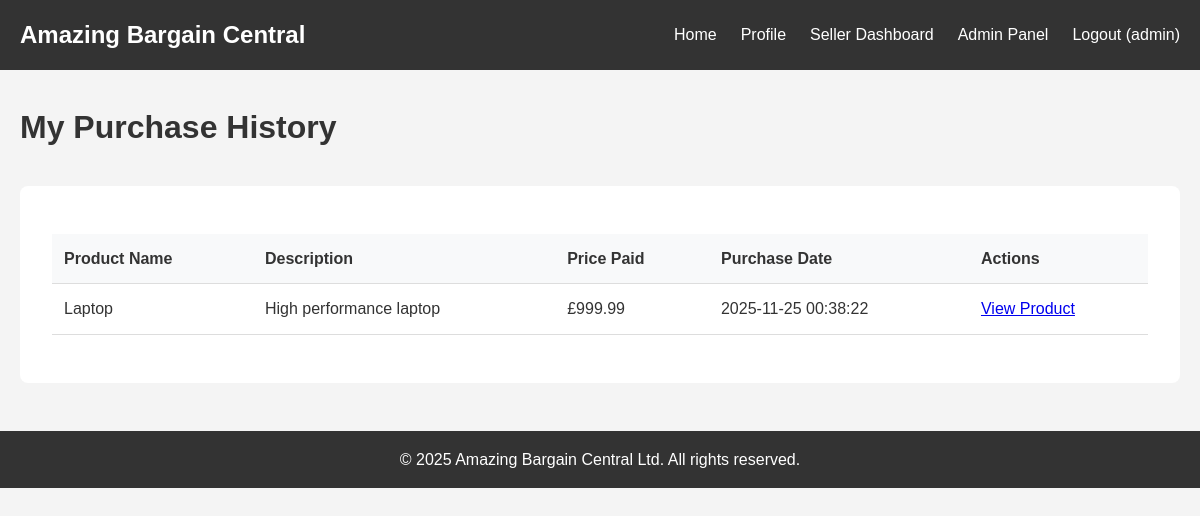
/my-purchases (signed in), run on the app's committed database.
### tables this page shows
CREATE TABLE transactions (
            id INTEGER PRIMARY KEY AUTOINCREMENT,
            product_id INTEGER NOT NULL,
            buyer_id INTEGER NOT NULL,
            seller_id INTEGER NOT NULL,
            price REAL NOT NULL,
            transaction_date TIMESTAMP DEFAULT CURRENT_TIMESTAMP,
            FOREIGN KEY (product_id) REFERENCES products (id),
            FOREIGN KEY (buyer_id) REFERENCES users (id),
            FOREIGN KEY (seller_id) REFERENCES users (id)
        );

CREATE TABLE products (
            id INTEGER PRIMARY KEY AUTOINCREMENT,
            name TEXT NOT NULL,
            description TEXT,
            price REAL NOT NULL,
            seller_id INTEGER,
            image_url TEXT,
            created_at TIMESTAMP DEFAULT CURRENT_TIMESTAMP,
            FOREIGN KEY (seller_id) REFERENCES users (id)
        );

### app.py (the view)
@app.route('/my-purchases')
@login_required
def my_purchases():
    conn = get_db_connection()
    purchases = conn.execute('''
        SELECT t.*, p.name, p.description
        FROM transactions t
        JOIN products p ON t.product_id = p.id
        WHERE t.buyer_id = ?
        ORDER BY t.transaction_date DESC
    ''', (session['user_id'],)).fetchall()
    conn.close()
    return render_template('my_purchases.html', purchases=purchases)

### app.py (called while the page is built)
@app.after_request
def apply_security_headers(response):
    response.headers['Content-Security-Policy'] = "default-src 'self'; script-src 'self'"
    response.headers['X-Content-Type-Options'] = 'nosniff'
    response.headers['X-Frame-Options'] = 'DENY'
    return response

def get_db_connection():
    conn = sqlite3.connect('ecommerce.db')
    conn.row_factory = sqlite3.Row
    return conn

def login_required(f):
    @wraps(f)
    def decorated_function(*args, **kwargs):
        if 'user_id' not in session:
            flash('Please log in to access this page.', 'warning')
            return redirect(url_for('login'))
        return f(*args, **kwargs)
    return decorated_function

### templates/my_purchases.html (shortened to what this page needs)
{% extends "base.html" %}
{% block content %}
<h1>My Purchase History</h1>
<div style="background: #fff; padding: 2rem; border-radius: 8px; margin-top: 2rem;">
    {% if purchases %}
    <table>
        <thead>
            <tr>
                <th>Product Name</th>
                <th>Description</th>
                <th>Price Paid</th>
                <th>Purchase Date</th>
                <th>Actions</th>
            </tr>
        </thead>
        <tbody>
            {% for purchase in purchases %}
            <tr>
                <td>{{ purchase.name }}</td>
                <td>{{ purchase.description[:50] }}{% if purchase.description|length > 50 %}...{% endif %}</td>
                <td>£{{ "%.2f"|format(purchase.price) }}</td>
                <td>{{ purchase.transaction_date }}</td>
                <td>
                    <a href="{{ url_for('product_detail', product_id=purchase.product_id) }}">View Product</a>
                </td>
            </tr>
            {% endfor %}
        </tbody>
    </table>
    {% else %}
    <p>You haven't made any purchases yet.</p>
    <a href="{{ url_for('index') }}" class="btn">Browse Products</a>
    {% endif %}
</div>
{% endblock %}

### static/style.css (style rules this page uses)
* { margin: 0; padding: 0; box-sizing: border-box; }
body { font-family: Arial, sans-serif; line-height: 1.6; color: #333; background: #f4f4f4; }
table { width: 100%; background: #fff; border-collapse: collapse; margin: 1rem 0; }
th, td { padding: 0.75rem; text-align: left; border-bottom: 1px solid #ddd; }
th { background: #f8f9fa; font-weight: bold; }

### data on the page
transactions: name "Laptop", description "High performance laptop", price "999.99", transaction_date "2025-11-25 00:38:22"

### other printed values
{{ session.username }} "admin"
